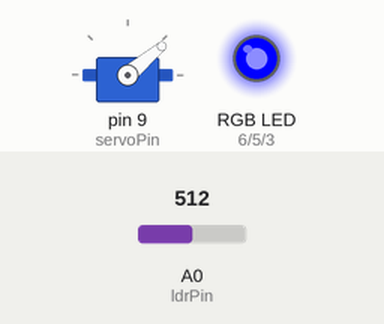
This sketch was run on a simulated Arduino Uno, built with avr-gcc and run on an emulated ATmega328P. On the bench: servo, an RGB LED mixed from three pins (HIGH = lit). Inputs (shaded band) come from the test bench; at power-on: A0 (ldrPin) = 512.

Above: at 0.55 s.
At 1.76 s:
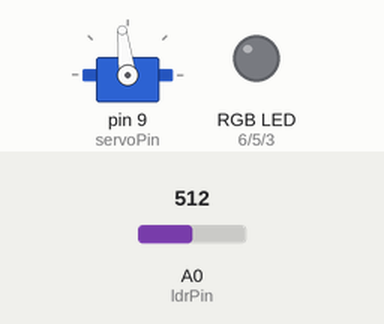
At 2.97 s:
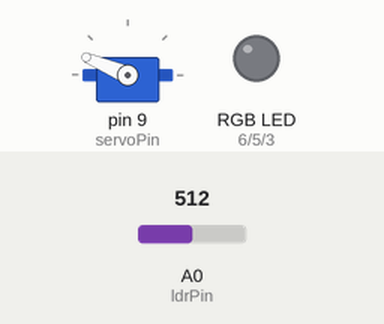
At 10.31 s:
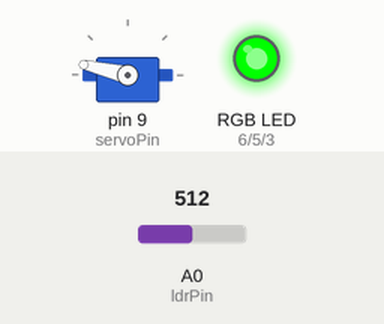
At 20.03 s:
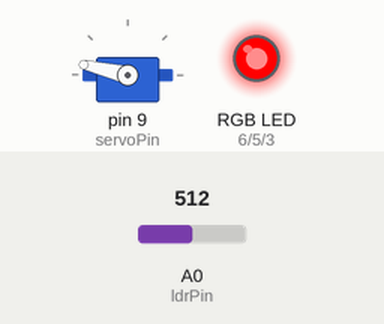
At 39.68 s:
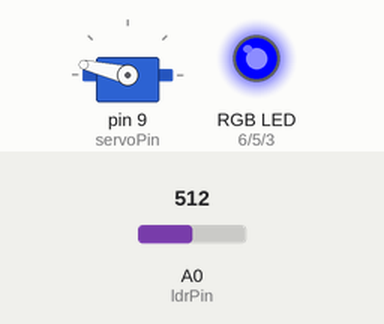
Timing chart, 0 to 40.0 s (numbered marks = the images above):
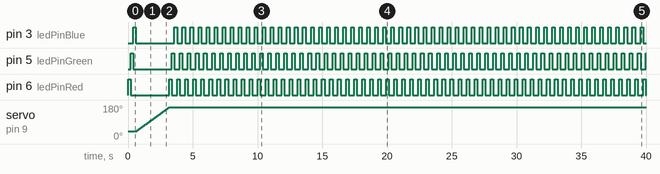

The sketch:

GremlinRGB.ino
```cpp
//Use a servo to protect the LDR from light
#include <Servo.h>

int const ldrPin = A0;     //LDR Input Pin
int const servoPin = 9;   //Servo control pin
int const ledPinRed = 6;
int const ledPinGreen = 5;
int const ledPinBlue = 3;
int const servoClose = 40;          //Minimum Servo Rotation
int const servoOpen = 168;        //Maximum Servo Rotation

Servo lidServo;          //Servo Object

int lightADC = 0;          //Holds raw ADC value from LDR
int lightMax = 35;
int lightMin = 15;
//int servoPosition = 0;     //Servo Rotational Position (degrees)

void setup()
{

  lidServo.attach(servoPin);
  lidServo.write(servoClose);
  pinMode(ldrPin, INPUT);
  pinMode(ledPinRed, OUTPUT);
  pinMode(ledPinGreen, OUTPUT);
  pinMode(ledPinBlue, OUTPUT);

  lightMin = getLight() + 10;   //Set Minimum
}

void loop()
{
  setRGB(255,0,0);
  delay(200);
  setRGB(0,255,0);
  delay(200);
  setRGB(0,0,255);
  delay(200);
  setRGB(0,0,0);
  if (getLight() > lightMax) {
    lidServo.write(servoClose);
    delay(5000);
  }
  if (getLight() < lightMin) {
    int servoPosition = lidServo.read();
    while (servoPosition < servoOpen && getLight() < lightMax)
    {
      lidServo.write(servoPosition++);
      delay(20);
    }
  }
}

int getLight()
{
  analogRead(ldrPin);
}

void setRGB(int red, int green, int blue)
{
  setRed(red);
  setGreen(green);
  setBlue(blue);
}

void setRed(int val)
{
  analogWrite(ledPinRed, val);
}

void setGreen(int val)
{
  analogWrite(ledPinGreen, val);
}

void setBlue(int val)
{
  analogWrite(ledPinBlue, val);
}
```

Measured:
- by itself, pin 3 (ledPinBlue): goes HIGH 0.20 s, LOW 3.0 s, 58 × (HIGH 0.20 s, LOW 0.42 s), HIGH 0.20 s, then LOW
- by itself, pin 5 (ledPinGreen): goes HIGH 0.20 s, LOW 3.0 s, 59 × (HIGH 0.20 s, LOW 0.42 s), then HIGH
- by itself, pin 6 (ledPinRed): goes HIGH 0.20 s, LOW 3.0 s, 59 × (HIGH 0.20 s, LOW 0.42 s), HIGH 0.20 s, then LOW
- by itself, servo on pin 9 (servoPin): moves from 40° to 167° over 2.5 s
